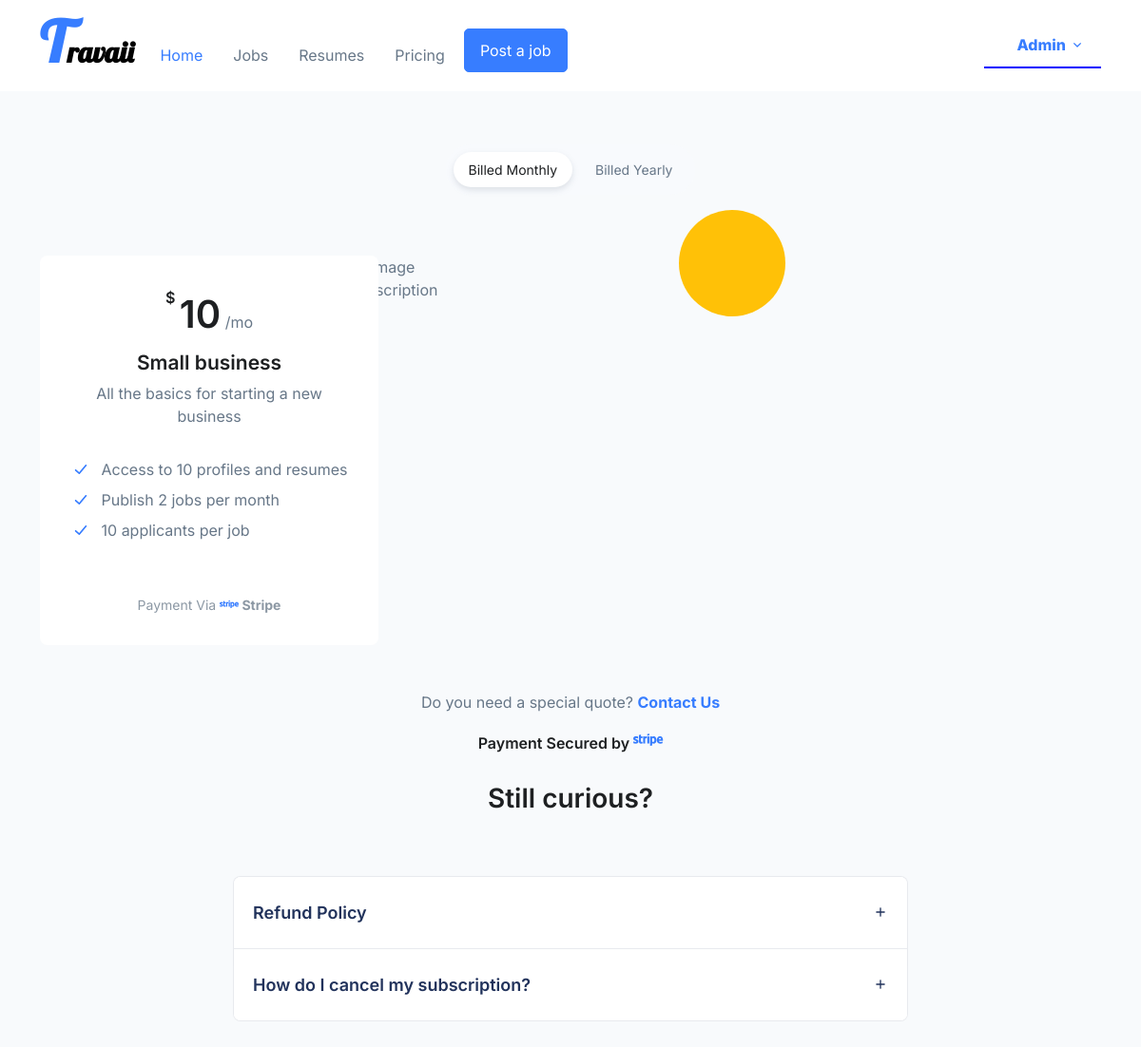
/subscription/ (signed in), run on the app's committed database.
### main/models.py (models this page shows)
class User(AbstractUser):
    full_name= models.CharField(max_length=25)
    is_company= models.BooleanField('is_company', default=False)
    is_applicant= models.BooleanField('is_applicant', default=False)
    phone_number= models.CharField(max_length=15,null=True, blank=True)
    gender= models.CharField(max_length=10,choices=Gender)
    email= models.EmailField(unique=True)
    is_email_confirmed= models.BooleanField(default=False)
    source=models.ForeignKey('Where_socialMedia', on_delete=models.PROTECT, max_length=300,null=True, blank=True)
    registration_date= models.DateTimeField(auto_now_add=now)
    privacy_policy= models.BooleanField(default=True)

### subscriptions/models.py (models this page shows, shortened)
class ProName(models.Model):
    created_by=models.ForeignKey(User, on_delete=models.CASCADE)
    name = models.CharField(max_length=150)
    product_ids= models.CharField(max_length=150)
    price_per_year = models.IntegerField()
    price_year_id_code= models.CharField(max_length=150)
    price_per_month= models.IntegerField()
    price_month_id_code= models.CharField(max_length=150)
    created_at= models.DateTimeField(auto_now_add=dat)

### company/decorators.py (the view)
    def wrapper_func(request, *args, **kwargs):
        if request.user.is_authenticated and request.user.is_company:
            return view_func(request, *args, **kwargs)
        else:
            return redirect('error_page')

### subscriptions/templates/choose.html (shortened to what this page needs)
{% extends 'base.html' %}
{% load static %}
{% block content %}
{% include 'parts/nav.html' %}
<div class="overflow-hidden" style="background: #F8FAFC;">
    <div class="container mt-8">
<div class="text-center">
  <ul class="nav nav-segment nav-pills mb-7" role="tablist">
    <li class="nav-item">
      <a class="nav-link active" id="nav-one-eg1-tab" href="#nav-one-eg1" data-bs-toggle="pill" data-bs-target="#nav-one-eg1" role="tab" aria-controls="nav-one-eg1" aria-selected="true">Billed Monthly</a>
    </li>
    <li class="nav-item">
      <a class="nav-link" id="nav-two-eg1-tab" href="#nav-two-eg1" data-bs-toggle="pill" data-bs-target="#nav-two-eg1" role="tab" aria-controls="nav-two-eg1" aria-selected="false">Billed Yearly</a>
    </li>
  </ul>
</div>
<div class="tab-content">
  <div class="tab-pane fade show active" id="nav-one-eg1" role="tabpanel" aria-labelledby="nav-one-eg1-tab">
    <p>      <div class="row mb-7">
      <div class="col-md mb-3 mb-md-0">
        {% for plan in small_Business %}
        <div class="card h-100 shadow-none zi-1">
          <div class="card-header text-center">
            <div class="mb-2">
              <span class="fs-5 align-top text-dark fw-semibold">$</span>
              <span class="fs-1 text-dark fw-semibold">{{plan.price_per_month}}</span>
              <span>/mo</span>
            </div>
            <h3 class="card-title">{{plan.name}}</h3>
            <p class="card-text">All the basics for starting a new business</p>
          </div>
          <div class="card-body d-flex justify-content-center py-0">
            <ul class="list-checked list-checked-primary">
              <li class="list-checked-item">Access to 10 profiles and resumes</li>
              <li class="list-checked-item">Publish 2 jobs per month</li>
              <li class="list-checked-item">10 applicants per job</li>
            </ul>
          </div>
          <div class="card-footer text-center">
            <p class="card-text text-muted small">Payment Via  <strong><i class="fa-brands fa-stripe fs-5 text-primary"></i> Stripe</strong></p>
          </div>
        </div>
        {% endfor %}
      </div>
      <div class="col-md mb-3 mb-md-0">
        <div class="position-relative">
          <figure class="position-absolute bottom-0 start-0 mb-n7 ms-n7" style="width: 9rem;">
            <img class="img-fluid" src="{% static '/assets/svg/components/dots.svg' %}" alt="Image Description">
          </figure>
          <figure class="position-absolute top-0 end-0 mt-n7 me-n7" style="width: 7rem;">
            <svg preserveAspectRatio="none" xmlns="http://www.w3.org/2000/svg" xmlns:xlink="http://www.w3.org/1999/xlink" x="0px" y="0px"
              viewBox="0 0 260 260" xml:space="preserve">
              <circle fill="#ffc107" cx="130" cy="130" r="130"/>
            </svg>
          </figure>
        </div>
      </div>
      <div class="col-md mb-3 mb-md-0">
      </div>
    </div>
    </p>
  </div>
</div>
      <div class="d-inline">
     <p class="text-center">Do you need a special quote? <strong><a href="{% url 'contact' %}">Contact Us</a></strong></p>
      <h5 class="text-center">Payment Secured by <i class="fa-brands fa-stripe text-primary" style="font-size: 25px;"></i></h5>
    </div>
<div class="container mt-5 mb-5">
  <div class="w-md-75 w-lg-50 text-center mx-md-auto mb-5 mb-md-9">
    <h2>Still curious?</h2>
  </div>
  <div class="w-lg-65 mx-lg-auto">
    <div class="accordion accordion-lg" id="accordionFAQ">
      <div class="accordion-item">
        <div class="accordion-header" id="headingCuriousThree">
          <a class="accordion-button collapsed" role="button" data-bs-toggle="collapse" data-bs-target="#collapseThree" aria-expanded="false" aria-controls="collapseThree">
            Refund Policy          </a>
        </div>
      </div>
      <div class="accordion-item">
        <div class="accordion-header" id="headingCuriousTwo">
          <a class="accordion-button collapsed" role="button" data-bs-toggle="collapse" data-bs-target="#collapseTwo" aria-expanded="false" aria-controls="collapseTwo">
            How do I cancel my subscription?
          </a>
        </div>
      </div>
    </div>
  </div>
</div>
    </div>
  </div>
{% endblock content %}

### templates/parts/nav.html (shortened to what this page needs)
{% load static %}
<header id="header" class="navbar navbar-expand-lg navbar-end navbar-light">
    <div class="container">
      <nav class="js-mega-menu navbar-nav-wrap">
        <a class="navbar-brand" href="{% url 'home' %}" aria-label="Front">
          <h1 class="logotext"><span class="spat">T</span>ravaii</h1>
        </a>
        <div class="collapse navbar-collapse" id="navbarNavDropdown">
          <ul class="navbar-nav">
            {% if not request.user.is_authenticated  %}
            <li class="nav-item">
              <a class="nav-link active" href="{% url 'home' %}">Home</a>
            </li>
            <li class="nav-item">
              <a class="nav-link " href="{% url 'alljobs' %}"> Jobs</a>
            </li>
            <li class="nav-item">
              <a class="nav-link " href="#"> Blog</a>
            </li>
            <li class="nav-item">
              <a class="nav-link " href="{% url 'contact' %}"> Contact us</a>
            </li>
            <li class="nav-item">
              <a class="nav-link " href="{% url 'log_in' %}"> Log in</a>
            </li>
            <li class="nav-item">
              <a class="nav-link " href="{% url 'sign_up' %}">Job Seeker</a>
            </li>
            <li class="nav-item">
              <a class="btn btn-primary btn-transition" href="{% url 'sign_up_company' %}">Post a job</a>
            </li>
            {% elif request.user.is_company %}
            <div class="barhold">
            <li class="nav-item">
              <a class="nav-link active" href="{% url 'home' %}">Home</a>
            </li>
            <li class="nav-item">
              <a class="nav-link " href="{% url 'alljobs' %}"> Jobs</a>
            </li>
            <li class="nav-item">
              <a class="nav-link " href="{% url 'candidates' %}"> Resumes</a>
            </li>
            <li class="nav-item">
              <a class="nav-link" href="{% url 'subscription' %}"> Pricing</a>
            </li>
            <li class="nav-item">
              <a class="btn btn-primary btn-transition" href="{% url 'create_job' %}">Post a job</a>
            </li>
            </div>
           <li class="nav-item" style="border-bottom: 2px solid blue;">
            <div class="btn-group">
              <button class="btn btn-ghost-primary dropdown-toggle" type="button" id="dropdownMenuButtonGhostPrimary" data-bs-toggle="dropdown" aria-expanded="false" style="font-weight: 800;">
              <i class="bi bi-person" style="margin-right: 5px;"></i>   {{request.user.username|title}}
              </button>
            </div>
          </li>
          </ul>
          {% endif %}
        </div>
      </nav>
    </div>
  </header>

### templates/parts/nav.html (style rules this page uses)
@media (min-width:992px) { .barhold { display: flex; width: 100%; justify-content: flex-start; margin-top: 20px; } }
.logotext { font-family: 'Lobster', cursive; color: black; font-size: 30px; }
.spat { display: inline-block; padding: 0; color: #377dff; font-size: 60px; }

### data on the page
User: user.username "Admin"
ProName: price_per_month "10", name "Small business"
